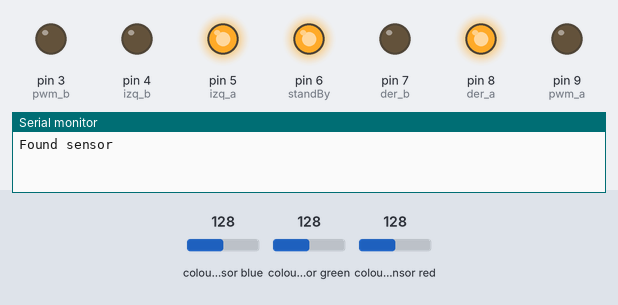
Bench run of a sketch on a simulated Arduino Uno, built with avr-gcc and run on an emulated ATmega328P. Parts: output pins drawn as LEDs (lit = HIGH), the last lines printed to the serial monitor. Inputs (shaded band) come from the test bench; at power-on: colour sensor red 128, colour sensor blue 128, colour sensor green 128.

Above: at 0.01 s.
At 1.2 s:
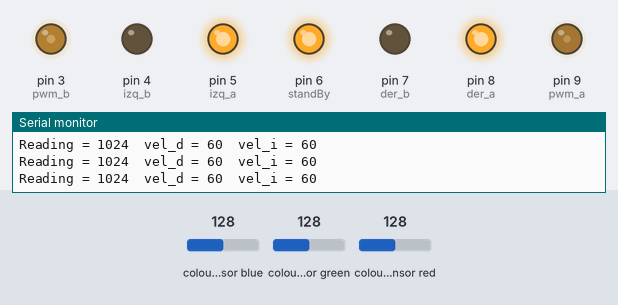
1.3 s: colour sensor red set to 5
4.3 s: colour sensor red set to 64
Timing chart, 0 to 7.3 s (numbered marks = the images above; inputs shaded):
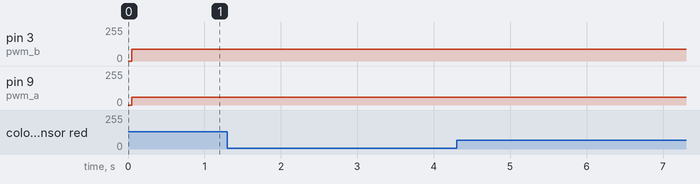

The sketch:

prueba_seguidor_simple.ino
```cpp
#include <Wire.h>
#include "Adafruit_TCS34725.h"


Adafruit_TCS34725 tcs = Adafruit_TCS34725(TCS34725_INTEGRATIONTIME_614MS, TCS34725_GAIN_1X);

const int pwm_a = 9;
const int der_a = 8;
const int der_b = 7;
const int pwm_b = 3;
const int izq_a = 5;
const int izq_b = 4;
const int standBy = 6;

const int max_vel = 80;

int vel_d = 60;
int vel_i = 60;


void setup(void) {
  Serial.begin(9600);

  if (tcs.begin()) {
    Serial.println("Found sensor");
  } else {
    Serial.println("No TCS34725 found ... check your connections");
    while (1);
  }
  pinMode(standBy, OUTPUT);
pinMode(pwm_a, OUTPUT);
pinMode(der_a, OUTPUT);
pinMode(der_b, OUTPUT);
pinMode(pwm_b, OUTPUT);
pinMode(izq_a, OUTPUT);
pinMode(izq_b, OUTPUT);
digitalWrite(standBy, LOW);
digitalWrite(izq_a,HIGH);
  digitalWrite(izq_b,LOW);
  digitalWrite(der_a,HIGH);
  digitalWrite(der_b,LOW);
  digitalWrite(standBy, HIGH);

}


void loop(void) {
  uint16_t r, g, b, c;
  tcs.getRawData(&r, &g, &b, &c);
  int realvalue = r;
  if(realvalue < 8000){
    analogWrite(pwm_a,vel_d);//front
    analogWrite(pwm_b,vel_i+30);
  }
  else if (realvalue > 8000){
    analogWrite(pwm_a,vel_d+30);//front
    analogWrite(pwm_b,vel_i);
  }
  else{
    analogWrite(pwm_a,vel_d);//front
    analogWrite(pwm_b,vel_i);
  }
    /* code */


  Serial.print("Reading = ");
    Serial.print(realvalue);
    Serial.print("  vel_d = ");
    Serial.print(vel_d);
    Serial.print("  vel_i = ");
    Serial.println(vel_i);


}
```
